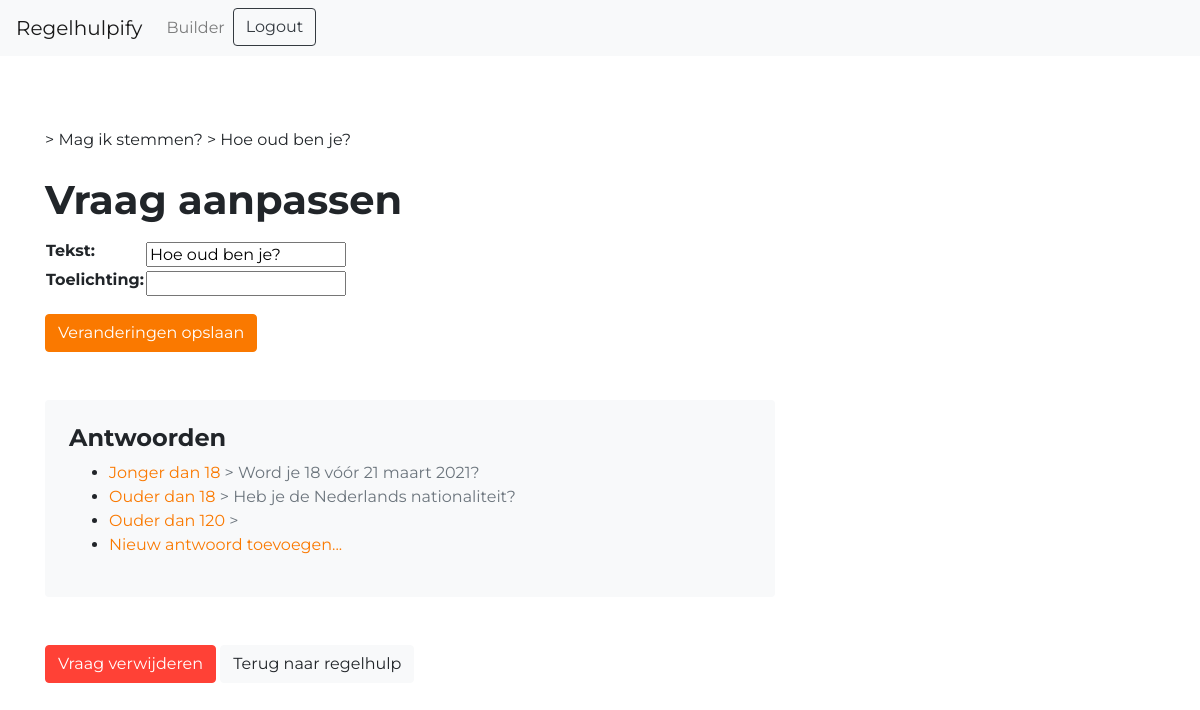
Before: /builder/1/1 (signed in) with the older database file.
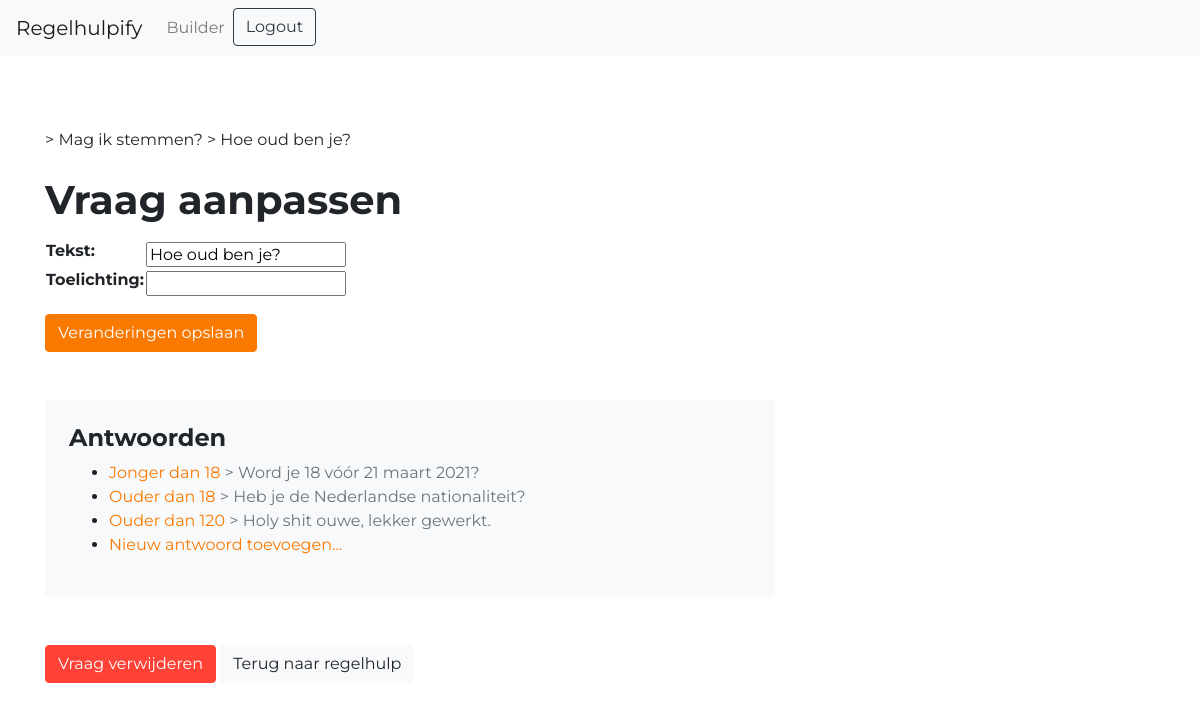
After: the same page with the newer database file.
### regelhulpify/models.py (models this page shows, shortened)
class Tool(models.Model):
    name = models.CharField(max_length=128)
    desc = models.CharField(max_length=1024)
    img = models.URLField(max_length=1024, null=True)

class Question(models.Model):
    text = models.CharField(max_length=128)
    expl = models.CharField(max_length=256, blank=True)
    tool = models.ForeignKey(Tool, on_delete=models.CASCADE)
    position = models.IntegerField()
    result = models.BooleanField(default=False)
    class Meta:
        constraints = [
            models.UniqueConstraint(fields=['tool', 'position'], name='unique position within tool')
        ]

class Answer(models.Model):
    text = models.CharField(max_length=128)
    resulttext = models.CharField(max_length=256, blank=True)
    question = models.ForeignKey(Question, on_delete=models.CASCADE)
    nextquestion = models.ForeignKey(Question, on_delete=models.SET_DEFAULT, null=True, default="", blank=True, related_name='comesfrom')

### regelhulpify/views.py (the view, shortened to what this page needs)
# urls.py: path("builder/<int:tool>/<int:question>", views.builder_question, name="builder_question"),
@login_required
def builder_question(request, tool, question):
    t = get_object_or_404(Tool, id=tool)
    q = Question.objects.get(tool=t, pk=question)
    a = Answer.objects.filter(question=q)
    form = QuestionForm(initial={'text': q.text, 'expl': q.expl, 'tool': q.tool, 'position': q.position})
    context = {'form': form, 'tool': t, 'question': q, 'answers': a}
    return render(request, 'regelhulpify/builder_question.html', context)

### regelhulpify/forms.py
class QuestionForm(ModelForm):
    class Meta:
        model = Question
        fields = ['text','expl','tool','position']
        widgets = {'tool': HiddenInput(), 'position': HiddenInput()}
        labels = {
        "text": "Tekst",
        "expl": "Toelichting",
        }

### regelhulpify/context_processors.py (called while the page is built)
def login_form(request):
    return {
        'login_form': AuthenticationForm()
    }

### regelhulpify/templates/regelhulpify/builder_question.html (shortened to what this page needs)
{% extends 'regelhulpify/base.html' %}
{% block content %}
    <p class='mt-4 mb-4'>> {{tool.name}} > {{question.text}}</p>
    <h1 class="">Vraag aanpassen</h1>
    <div class="mb-5">
        <form action="" method="post">
            <table class="mt-3 mb-3">
            {{ form.as_table }}
            </table>
            <input type="submit" value="Veranderingen opslaan" class="btn btn-primary">
        </form>
    </div>
        <div class="bg-light rounded rh-answerbox p-4">
            <h4 >Antwoorden</h4>
            <ul>
                {% for answer in question.answer_set.all %}
                <li><a href="{% url 'builder_answer' tool.id question.id answer.id %}"> {{answer.text}} <span class="text-muted">> {{ answer.nextquestion.text }}</span></a></li>
                {% endfor %}
                <li><a href="{% url 'newanswer' tool.id question.id %}" class="">Nieuw antwoord toevoegen...</a></li>
            </ul>
        </div>
    <a href="{% url 'question_delete' question.id %}" class="btn btn-danger mt-5">Vraag verwijderen</a>
    <a href="{% url 'builder_tool' tool.id %}" class="btn btn-light mt-5">Terug naar regelhulp</a>
{% endblock %}

### regelhulpify/templates/regelhulpify/base.html (shortened to what this page needs)
{% load static %}
<html>
    <head>
        <link rel="stylesheet" href="{% static 'css/custom.css' %}">
    </head>
    <body>
        <nav class="navbar navbar-expand-lg navbar-light bg-light">
            <a class="navbar-brand" href="{% url 'home' %}">Regelhulpify</a>
            <div class="collapse navbar-collapse" id="navbarSupportedContent">
                <ul class="navbar-nav mr-auto">
                    {% if user.is_authenticated %}
                    <li class="nav-item">
                        <a class="nav-link" href="{% url 'builder' %}">Builder</a>
                    </li>
                    {% endif %}
                    <li class="nav-item dropdown order-1">
                        {% if user.is_authenticated %}
                    <a class="btn btn-outline-dark" href="{% url 'logout' %}"> Logout</a>
                      {% endif %}
                  </li>
                </ul>
            </div>
        </nav>
        <div class="content container mt-5">
            <div class="row">
                <div class="col-md-8">
                    {% block content %}
                    {% endblock %}
                </div>
            </div>
        </div>
    </body>
</html>

Changed rows visible on the page:
changed Answer "Ouder dan 18": nextquestion.text "Heb je de Nederlands nationaliteit?" → "Heb je de Nederlandse nationaliteit?"
changed Answer "Ouder dan 120": nextquestion.text (not shown) → "Holy shit ouwe, lekker gewerkt."
